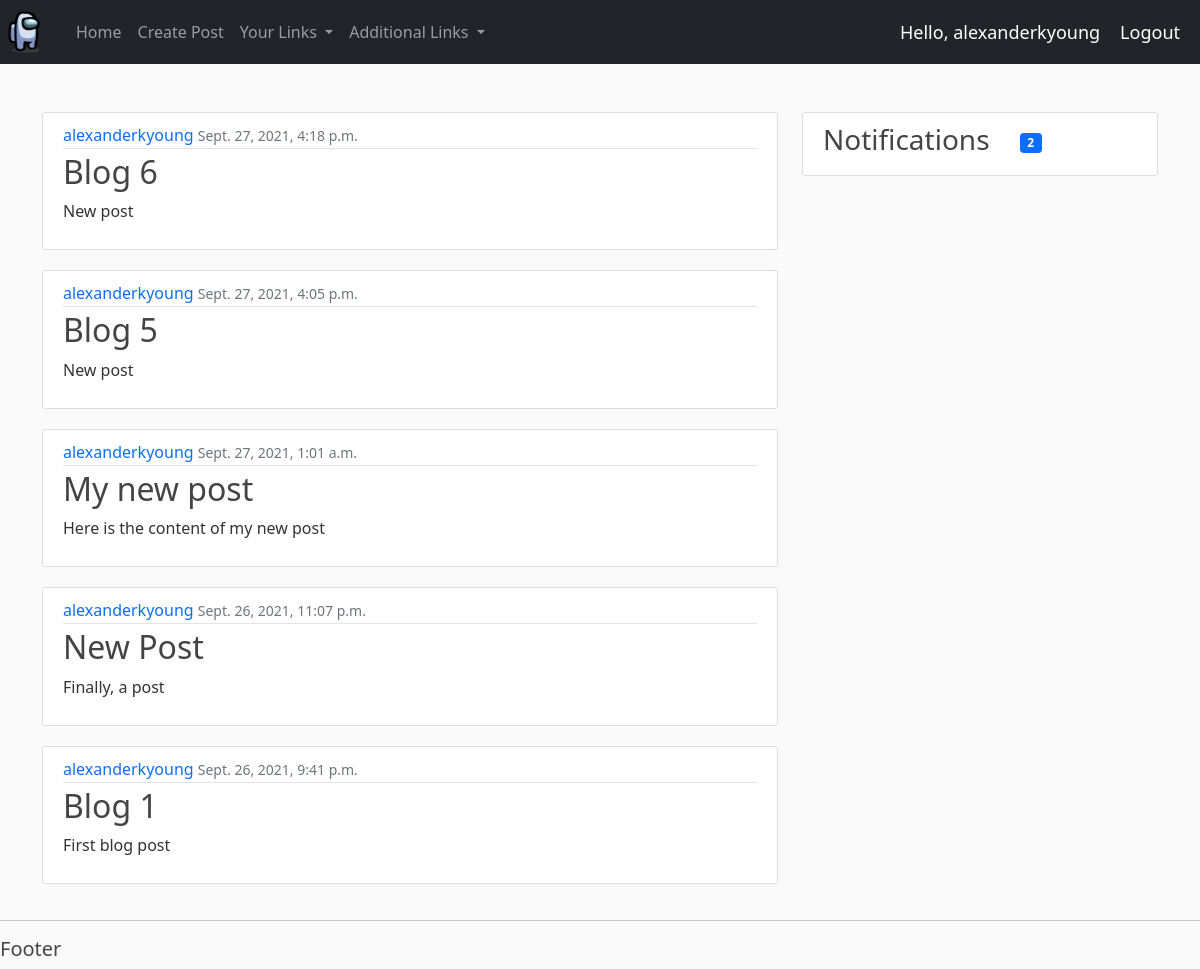
The app's page /home/ (signed in) with its own data.
### myapp/models.py (models this page shows, shortened)
class Post(models.Model):
    author = models.ForeignKey(User, on_delete=models.CASCADE)
    title = models.CharField(max_length=100)
    content = models.TextField()
    date_posted = models.DateTimeField(default=timezone.now)

### myapp/views.py (the view)
# urls.py: path('home/', PostListView.as_view(), name="home"),
class PostListView(ListView):
    model = Post
    template_name = 'myapp/home.html'
    context_object_name = 'posts'
    ordering = ['-date_posted']

### myapp/templatetags/custom_tags.py (called while the page is built)
@register.inclusion_tag('myapp/show_notifications.html', takes_context=True)
def show_notifications(context):
    request_user= context['request'].user
    notifications =  Notification.objects.filter(to_user=request_user).exclude(user_has_seen=True).order_by('-date')
    return {'notifications': notifications}

### myapp/templates/myapp/home.html
{% extends 'myapp/main.html' %}
{% block content %}
{% for post in posts %}
    <article class="media content-section">
        <div class="media-body">
            <div class="article-metadata">
              <a class="mr-2" href="#">{{ post.author }}</a>
              <small class="text-muted">{{ post.date_posted }}</small>
            </div>
            <h2><a class="article-title" href="{% url 'post-detail' post.id %}">{{ post.title }}</a></h2>
            <p class="article-content">{{ post.content }}</p>
        </div>
    </article>
{% endfor %}
{% endblock %}

### myapp/templates/myapp/main.html (shortened to what this page needs)
{% load static %}
{% load custom_tags %}
<!DOCTYPE html>
<html>
<head>
    <link href="https://cdn.jsdelivr.net/npm/bootstrap@5.1.1/dist/css/bootstrap.min.css" rel="stylesheet">
    <link rel="stylesheet" href="{% static 'css/style.css' %}">
</head>
<body>
    {% include 'myapp/navbar.html' %}
    <br><br>
    <main role="main" class="container">
        <div class="row">
            <div class="col-md-8">
                {% block content %}
                {% endblock %}
            </div>
          <div class="col-md-4">
            <div class="content-section" style="display: flex;">
              <h3>Notifications</h3>
                <div class="notif-item" style="justify-content: right; margin-left: 30px; margin-top: 6px;">
                  {% show_notifications %}
                </div>
              </div>
            </div>
        </div>
    </main>
    <hr>
    <h5>Footer</h5>
</body>
</html>

### myapp/templates/myapp/navbar.html (shortened to what this page needs)
{% load static %}
<nav class="navbar navbar-expand-lg navbar-dark bg-dark">
    <img class="logo" src="{% static 'images/logo.png' %}">
    <div class="collapse navbar-collapse" id="navbarNavDropdown">
      <ul class="navbar-nav">
        <li class="nav-item active">
          <a class="nav-link" href="{% url 'home' %}">Home</a>
        </li>
        <li class="nav-item">
          <a class="nav-link" href="{% url 'post-create' %}">Create Post</a>
        </li>
        <li class="nav-item dropdown">
          <a class="nav-link dropdown-toggle" href="#" id="navbarDropdownMenuLink" data-toggle="dropdown" aria-haspopup="true" aria-expanded="false">
            Your Links
          </a>
        </li>
        <li class="nav-item dropdown">
          <a class="nav-link dropdown-toggle" href="#" id="navbarDropdownMenuLink" data-toggle="dropdown" aria-haspopup="true" aria-expanded="false">
            Additional Links
          </a>
        </li>
      </ul>
    </div>
    <span class="hello-msg">Hello, {{request.user}}</span>
    <span ><a class="hello-msg" href="{% url 'logout' %}">Logout</a></span>
  </nav>

### myapp/templates/myapp/show_notifications.html (shortened to what this page needs)
<div class="dropdown">
<span class="badge bg-primary notification-badge" onclick="showNotifications()">{{ notifications.count }}</span>
</div>

### static/css/style.css (style rules this page uses)
body { background: #fafafa; color: #333333; margin-top: 0; margin-left: auto; margin-right: auto; }
a:link { text-decoration: none; }
h1, h2, h3, h4, h5, h6 { color: #444444; }
ul { margin: 0; }
.content-section { background: #ffffff; padding: 10px 20px; border: 1px solid #dddddd; border-radius: 3px; margin-bottom: 20px; }
.article-title { color: #444444; }
.article-content { white-space: pre-line; }
.article-metadata { padding-bottom: 1px; margin-bottom: 4px; border-bottom: 1px solid #e3e3e3 }
.notification-badge { transition: .3s; }
.dropdown { position: relative; display: inline-block; }
.navbar-nav { margin-left: 20px; margin-right: 20px; }
ul { height: 100%; padding: 0px 5px 0px 20px; }

### myapp/templates/myapp/navbar.html (style rules this page uses)
.hello-msg { font-size: 18px; color: white; margin-right: 20px; }
.logo { width: 4%; }

### records on screen
Post: author "alexanderkyoung", date_posted "Sept. 27, 2021, 4:18 p.m.", title "Blog 6", content "New post"
Post: author "alexanderkyoung", date_posted "Sept. 27, 2021, 4:05 p.m.", title "Blog 5", content "New post"
Post: author "alexanderkyoung", date_posted "Sept. 27, 2021, 1:01 a.m.", title "My new post", content "Here is the content of my new post"
Post: author "alexanderkyoung", date_posted "Sept. 26, 2021, 11:07 p.m.", title "New Post", content "Finally, a post"
Post: author "alexanderkyoung", date_posted "Sept. 26, 2021, 9:41 p.m.", title "Blog 1", content "First blog post"

### other values on screen
{{ request.user }} "alexanderkyoung"
{{ notifications.count }} "2"
